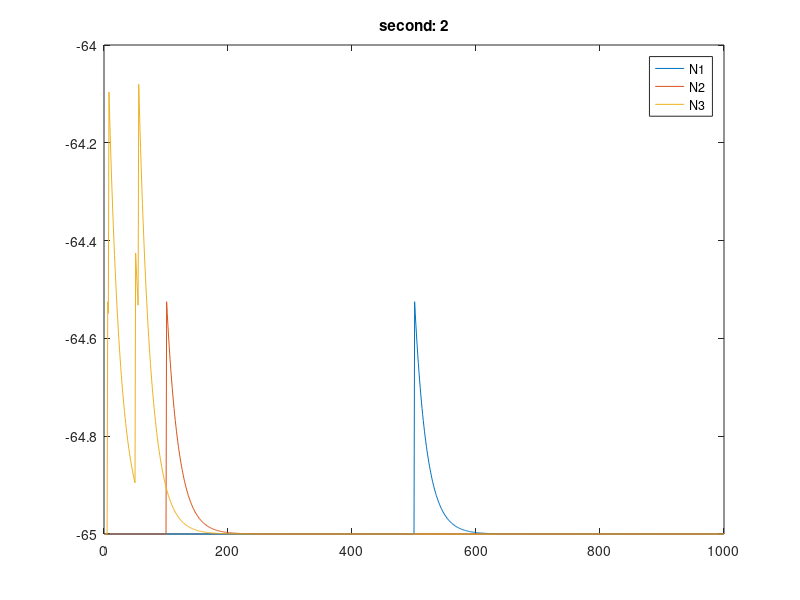

Source code (MATLAB):
%% VOLUMENETWORK - A network for learning spatio-temporal volumes
% Based around the idea that temporal information plays a critical role in
% learning real world signals this network models conduction delays between
% neurons and will form synapses essentially sampling for useful places. 

% Features
%   - 
%


% Often tweaked parameters
w_init = 0.5;
N_inp = 1000;
N_out = 3;
N = N_inp + N_out;
sim_time_sec = 3;
delay_max = 1;
syn_mean_thresh = w_init-0.1;
w_max = 1;

% Constants and conversions
ms_per_sec = 1000;

% Neuron parameters
v_rest = -65;
v_reset = -70;
v_thres = -55;
neuron_tau = 20;
v = v_rest * ones(N, 1);  %TODO - Fix for multiple output
w = ones(N, 1) * w_init;  % TODO - Fix for multiple output

% Spike propagation 
active_spikes = cell(delay_max, 1);
active_idx = 1;

% Synpatic links
% Post is who is postsynaptic from a pre. N x M, M is number of connections
post = ones(N_inp, N_out) * N;  % TODO will need to fix when multiple out
post(700) = N-1;
post(800) = N-2;
% delays{from_neuron, delay} is the location in post that gives the post
% synaptic neuron, for example: 
% to_neuron = post(from_neuron, delay{from_neuron, delay});
delays = randi([1, delay_max], N, 1); % TODO - Fix for multiple output

% Info logging variables
spike_arrival_trace = [];
vt = zeros(N, ms_per_sec);
vt(:, 1) = v;

%% DATA
inp = [50, 100, 200, 500, 700, 800];
ts = [2005, 2007, 2050, 2055, 2100, 2500];

%% Main computation loop
for sec = 1 : sim_time_sec
    for ms = 1 : ms_per_sec
        time = (sec - 1) * ms_per_sec + ms;  
        
        if time == 9
            disp(''); 
        end
        
        %% Deal with spikes that have arrived
        incoming = active_spikes{active_idx}; % Get spikes arriving now
        active_spikes{active_idx} = [];
        
        for spike = 1 : length(incoming)
            from_neuron = incoming(spike);
            to_neuron = post(from_neuron);
            v(to_neuron) = v(to_neuron) + w(from_neuron); % TODO - conductance based?
        end
        
        % Log spike arrivals for plotting later
        spike_arrival_trace = [spike_arrival_trace; 
                                time*ones(length(incoming),1), incoming];

        
        %% Update membrane voltages
        v = v + (v_rest - v) / neuron_tau;
        vt(:, ms) = v;
        
        %% Deal with neurons that just spiked
        fired = [find(v >=v_thres); inp(ts == time)'];
        %spike_times(fired) = time;  % remember so we can draw later
        %spike_times_trace = [spike_times_trace; time*ones(length(fired), 1), fired];
        
        for spike = 1 : length(fired)
            from_neuron = fired(spike);
            delay = delays(from_neuron);
            % Convert to index location of active_spikes when this one will
            % arrive
            arrival_offset = mod(active_idx + delay - 1, delay_max) + 1; 
            active_spikes{arrival_offset} = [active_spikes{arrival_offset}; from_neuron];
            v(from_neuron) = v_reset;
%             if from_neuron == N % TODO - adjust for multiple output neurons
%                 post_last_spike = time; % Used for STDP
%             end
            
        end
        
        
        %% Apply synaptic scaling (SS) and weight bounding
        w_mean = mean(w(:));
        % TODO - Only bounds against depression, should also bound above
        if w_mean < syn_mean_thresh
            w = w .* (syn_mean_thresh / w_mean);
        end
        
        % Limit w to between [0, w_max]
        w(1:N_inp, :) = max(0, min(w_max, w(1:N_inp,:))); 
        
        
    end
    
    %% Plot results from this second of processing
    plot(1:ms_per_sec, vt(N_inp + 1:end, :));
    title(sprintf('second: %d', sec-1));
    legend({'N1','N2','N3'});
    drawnow;
    
    
    
    %% Reset second facilitating variables
    spike_times_trace = [];
    spike_arrival_trace = [];
    vt = zeros(N, ms_per_sec);
    vt(:, 1) = v;
    
    fprintf('Second: %d\n', sec);
end